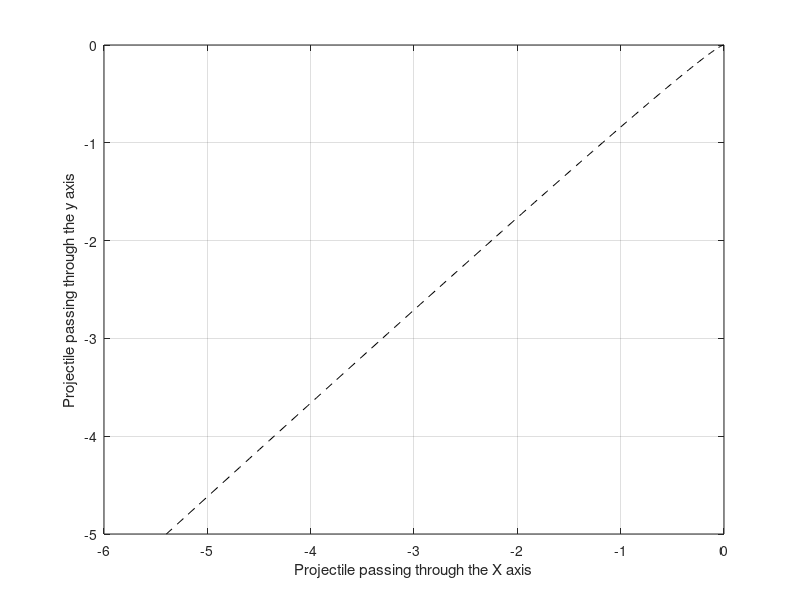

MATLAB code for this plot:
ho = input ('Please input the initial height of the object wrt to the ground: ');
vo = input ('Please input the initial velocity of the object: ');
theta = input ('Please input the angle of trajectory of the object: ');
ax = input ('Please input the acceleration of the x component: ');
ay = input ('Please input the acceleration of the y component: ');
%Asks for inputs from user that will be used for plugging in values in 
%kinematic equations

    if ay == 0      %Code that will stop the program when a vertical acceleration of 0 is given
        error("MALFUNCTIONING! Please input non-zero vertical acceleration to proceed with the program, exitting...")
    end
    realth = deg2rad(theta);    %Code block for computation of variables
    vox = vo.*(cos(realth));    %to be used for visualization of trajectory
    voy = vo.*(sin(realth));
    d = sqrt((voy.^2)-4.*((1/2.*ay).*ho));
    t1 = (-voy + d)/ay;
    t2 = (-voy - d)/ay;
    if t1<=0        %Roots code block to find a positive time
        t1 = t2;    %if it proceeds with the first condition, the first root is negative
        x = vox.*(linspace(0,t1)) + 1/2*(ax*(linspace(0,t1)).^2);
        y = voy.*(linspace(0,t1)) + 1/2*(ay*(linspace(0,t1)).^2);
        plot(x,y,'k--') %plots the trajectory of the object through a 2D plane
        grid on
        xlabel('Projectile passing through the X axis')
        ylabel('Projectile passing through the y axis')
    else            %first time is positive, thus it goes here
        x = vox.*(linspace(0,t1)) + 1/2*(ax.*(linspace(0,t1)).^2);
        y = voy.*(linspace(0,t1)) + 1/2*(ay.*(linspace(0,t1)).^2);
        plot(x,y,'k--') %plots the trajectory of the object through a 2D plane
        grid on
        xlabel('Projectile passing through the X axis')
        ylabel('Projectile passing through the y axis')
    end